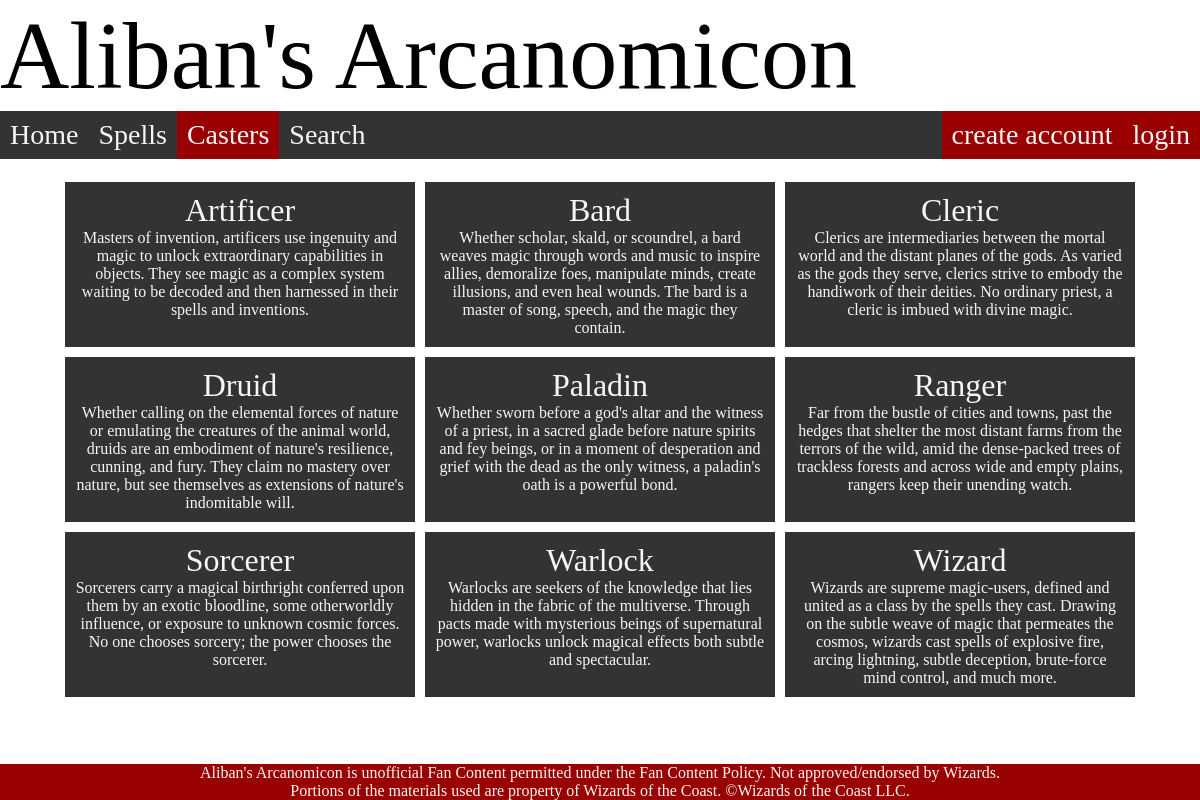
/casters, run on the app's committed database.
### models.py (models this page shows)
class Caster (db.Model): #Caster, the first table with a many-many relationship with Spell
    __tablename__ = "Caster"
    id = db.Column(db.Integer, primary_key = True)
    name = db.Column(db.String())
    description = db.Column(db.Text)
    spells = db.relationship('Spell', secondary=SpellCaster, back_populates='casters')

### main.py (the view)
@app.route("/casters")
def all_casters():
    user = current_user()
    casters = models.Caster.query.order_by(models.Caster.name).all()
    return render_template("all_casters.html", casters=casters, user=user)

### main.py (called while the page is built)
def current_user():
    if session.get("user"): # if a user session is found return the data sorrounding that user
        return models.User.query.get(session['user'])
    else:
        return False

@app.context_processor
def add_current_user():
    if session.get('user'):
        return dict(current_user=models.User.query.get(session['user']))
    return dict(current_user=None)

### templates/all_casters.html
{% extends 'layout.html' %}
{% block content %}
    <br>
    <div class="casters">
        {% for caster in casters %}
                <a href="/caster/{{ caster.id }}" class="caster">
                <h2>{{ caster.name }}</h2>
                {{ caster.description }}
                </a>
        {% endfor %}
    </div>
{% endblock content %}

### templates/layout.html (shortened to what this page needs)
<!DOCTYPE html>
<html lang="en">
<head>
    <link rel="stylesheet" href="/static/css/style.css"/>
</head>
<body>
    <header>{% include 'header.html' %}</header>
    <nav id="navbar">{% include 'nav.html' %}</nav>
    <div class="content">
        {% block content %} {% endblock content %}
    </div>
    <br>
    <br>
    <footer>{% include 'footer.html' %}</footer>
</body>
</html>

### templates/header.html
<h1>Aliban's Arcanomicon</h1>

### templates/nav.html
{% if request.path == "/" %}
    <a href="/" class="active">Home</a>
{% else %}
    <a href="/">Home</a>
{% endif %}
{% if request.path == "/spells" %}
    <a href="/spells" class="active">Spells</a>
{% else %}
    <a href="/spells">Spells</a>
{% endif %}
{% if request.path == "/casters" %}
    <a href="/casters" class="active">Casters</a>
{% else %}
    <a href="/casters">Casters</a>
{% endif %}
{% if request.path == "/search" %}
    <a href="/search" class="active">Search</a>
{% else %}
    <a href="/search">Search</a>
{% endif %}
<div class="nav_float_right">
{% if user is false %}
    <a href="/createaccount">create account</a>
    <a href="/login">login</a>
{% else %}
    <a href="/user">logged in as {{ user.name }}</a>
    <a href='/logout'>log out</a>
{% endif %}
</div>

### templates/footer.html
<div class="footer">
    <p>Aliban's Arcanomicon is unofficial Fan Content permitted under the Fan Content Policy. Not approved/endorsed by Wizards.<br>
    Portions of the materials used are property of Wizards of the Coast. ©Wizards of the Coast LLC.</p>
</div>

### static/css/style.css (style rules this page uses)
* { margin: 0; padding: 0; box-sizing: border-box; }
#navbar { width: 100%; background-color: #333333; overflow: hidden; }
#navbar a { display: block; padding: 8px 10px; text-align: center; text-decoration: none; float: left; font-family: Mr Eaves; font-size: 1.75em; }
#navbar a.active { background-color: #990100; }
.nav_float_right { float: right; background-color: #990100; }
a:link { color: #F6F6F6; text-decoration: none; }
.footer { position: fixed; left: 0; bottom: 0; width: 100%; background-color: #990100; color: #F6F6F6; text-align: center; }
.casters { display: flex; flex-wrap: wrap; flex-direction: row; justify-content: center; }
.caster { width: 350px; background-color: #333333; padding: 10px; margin: 5px; text-align: center; display: block; }
h1 { font-family: Modesto; font-weight: normal; font-style: normal; font-size: 6em; }
h2 { font-family: Mr Eaves; font-weight: normal; font-style: normal; font-size: 2em; }
p { font-family: Scaly Sans; font-weight: normal; font-style: normal; }

### data on the page
Caster: name "Artificer", description "Masters of invention, artificers use ingenuity and magic to unlock extraordinary capabilities in objects. They see magic as a complex system waiting to be decoded and then harnessed in their spells and inventions."
Caster: name "Bard", description "Whether scholar, skald, or scoundrel, a bard weaves magic through words and music to inspire allies, demoralize foes, manipulate minds, create illusions, and even heal wounds. The bard is a master of song, speech, and the magic they contain."
Caster: name "Cleric", description "Clerics are intermediaries between the mortal world and the distant planes of the gods. As varied as the gods they serve, clerics strive to embody the handiwork of their deities. No ordinary priest, a cleric is imbued with divine magic."
Caster: name "Druid", description "Whether calling on the elemental forces of nature or emulating the creatures of the animal world, druids are an embodiment of nature's resilience, cunning, and fury. They claim no mastery over nature, but see themselves as extensions of nature's indomitable will."
Caster: name "Paladin", description "Whether sworn before a god's altar and the witness of a priest, in a sacred glade before nature spirits and fey beings, or in a moment of desperation and grief with the dead as the only witness, a paladin's oath is a powerful bond."
Caster: name "Ranger", description "Far from the bustle of cities and towns, past the hedges that shelter the most distant farms from the terrors of the wild, amid the dense-packed trees of trackless forests and across wide and empty plains, rangers keep their unending watch."
Caster: name "Sorcerer", description "Sorcerers carry a magical birthright conferred upon them by an exotic bloodline, some otherworldly influence, or exposure to unknown cosmic forces. No one chooses sorcery; the power chooses the sorcerer."
Caster: name "Warlock", description "Warlocks are seekers of the knowledge that lies hidden in the fabric of the multiverse. Through pacts made with mysterious beings of supernatural power, warlocks unlock magical effects both subtle and spectacular."
Caster: name "Wizard", description "Wizards are supreme magic-users, defined and united as a class by the spells they cast. Drawing on the subtle weave of magic that permeates the cosmos, wizards cast spells of explosive fire, arcing lightning, subtle deception, brute-force mind control, and much more."
